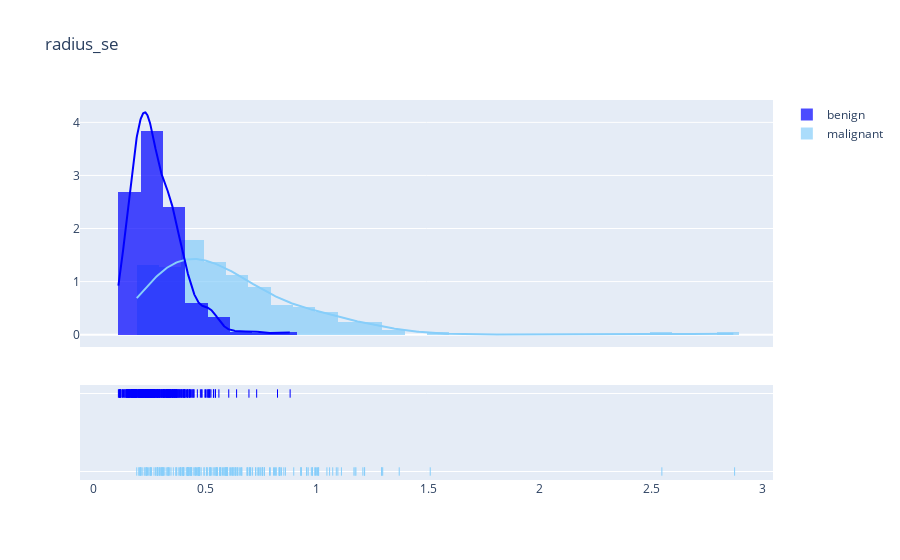
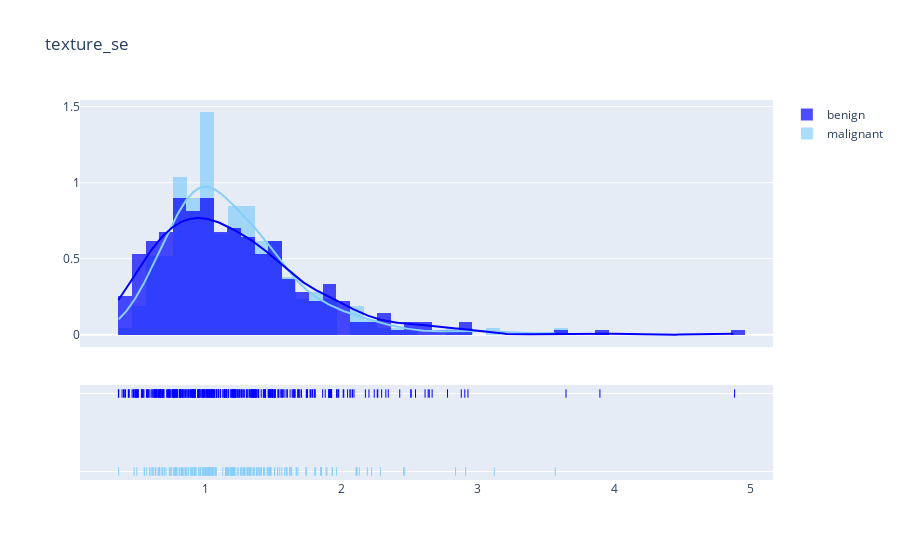

Notebook code cell kept with these figures, in order:
### Code cell
# Standard deviation distribution

plot_distribution('radius_se', .1)
plot_distribution('texture_se', .1)
plot_distribution('perimeter_se', .5)
plot_distribution('area_se', 5)
#plot_distribution('smoothness_se', .5)
#plot_distribution('compactness_se', .5)
#plot_distribution('concavity_se', .5)
#plot_distribution('concave points_se', .5)
#plot_distribution('symmetry_se', .5)
#plot_distribution('fractal_dimension_se', .5)

### Figure 1 — Plotly figure (JSON) as saved in the notebook; plotly's stock layout.template omitted (floating-point values rounded to 4 significant figures; data arrays with more than 128 entries replaced by an {"elided": "..."} marker saying what was removed)
{"data": [{"autobinx": false, "histnorm": "probability density", "legendgroup": "malignant", "marker": {"color": "lightskyblue"}, "name": "malignant", "opacity": 0.7, "type": "histogram", "x": {"elided": "212 float values"}, "xaxis": "x", "xbins": {"end": 2.873, "size": 0.1, "start": 0.1938}, "yaxis": "y"}, {"autobinx": false, "histnorm": "probability density", "legendgroup": "benign", "marker": {"color": "blue"}, "name": "benign", "opacity": 0.7, "type": "histogram", "x": {"elided": "357 float values"}, "xaxis": "x", "xbins": {"end": 0.8811, "size": 0.1, "start": 0.1115}, "yaxis": "y"}, {"legendgroup": "malignant", "marker": {"color": "lightskyblue"}, "mode": "lines", "name": "malignant", "showlegend": false, "type": "scatter", "x": {"elided": "500 float values"}, "xaxis": "x", "y": {"elided": "500 float values"}, "yaxis": "y"}, {"legendgroup": "benign", "marker": {"color": "blue"}, "mode": "lines", "name": "benign", "showlegend": false, "type": "scatter", "x": {"elided": "500 float values"}, "xaxis": "x", "y": {"elided": "500 float values"}, "yaxis": "y"}, {"legendgroup": "malignant", "marker": {"color": "lightskyblue", "symbol": "line-ns-open"}, "mode": "markers", "name": "malignant", "showlegend": false, "type": "scatter", "x": {"elided": "212 float values"}, "xaxis": "x", "y": {"elided": "212 str values"}, "yaxis": "y2"}, {"legendgroup": "benign", "marker": {"color": "blue", "symbol": "line-ns-open"}, "mode": "markers", "name": "benign", "showlegend": false, "type": "scatter", "x": {"elided": "357 float values"}, "xaxis": "x", "y": {"elided": "357 str values"}, "yaxis": "y2"}], "layout": {"barmode": "overlay", "hovermode": "closest", "legend": {"traceorder": "reversed"}, "title": {"text": "radius_se"}, "xaxis": {"anchor": "y2", "domain": [0, 1], "zeroline": false}, "yaxis": {"anchor": "free", "domain": [0.35, 1], "position": 0}, "yaxis2": {"anchor": "x", "domain": [0, 0.25], "dtick": 1, "showticklabels": false}}}

### Figure 2 — Plotly figure (JSON) as saved in the notebook; plotly's stock layout.template omitted (floating-point values rounded to 4 significant figures; data arrays with more than 128 entries replaced by an {"elided": "..."} marker saying what was removed)
{"data": [{"autobinx": false, "histnorm": "probability density", "legendgroup": "malignant", "marker": {"color": "lightskyblue"}, "name": "malignant", "opacity": 0.7, "type": "histogram", "x": {"elided": "212 float values"}, "xaxis": "x", "xbins": {"end": 3.568, "size": 0.1, "start": 0.3621}, "yaxis": "y"}, {"autobinx": false, "histnorm": "probability density", "legendgroup": "benign", "marker": {"color": "blue"}, "name": "benign", "opacity": 0.7, "type": "histogram", "x": {"elided": "357 float values"}, "xaxis": "x", "xbins": {"end": 4.885, "size": 0.1, "start": 0.3602}, "yaxis": "y"}, {"legendgroup": "malignant", "marker": {"color": "lightskyblue"}, "mode": "lines", "name": "malignant", "showlegend": false, "type": "scatter", "x": {"elided": "500 float values"}, "xaxis": "x", "y": {"elided": "500 float values"}, "yaxis": "y"}, {"legendgroup": "benign", "marker": {"color": "blue"}, "mode": "lines", "name": "benign", "showlegend": false, "type": "scatter", "x": {"elided": "500 float values"}, "xaxis": "x", "y": {"elided": "500 float values"}, "yaxis": "y"}, {"legendgroup": "malignant", "marker": {"color": "lightskyblue", "symbol": "line-ns-open"}, "mode": "markers", "name": "malignant", "showlegend": false, "type": "scatter", "x": {"elided": "212 float values"}, "xaxis": "x", "y": {"elided": "212 str values"}, "yaxis": "y2"}, {"legendgroup": "benign", "marker": {"color": "blue", "symbol": "line-ns-open"}, "mode": "markers", "name": "benign", "showlegend": false, "type": "scatter", "x": {"elided": "357 float values"}, "xaxis": "x", "y": {"elided": "357 str values"}, "yaxis": "y2"}], "layout": {"barmode": "overlay", "hovermode": "closest", "legend": {"traceorder": "reversed"}, "title": {"text": "texture_se"}, "xaxis": {"anchor": "y2", "domain": [0, 1], "zeroline": false}, "yaxis": {"anchor": "free", "domain": [0.35, 1], "position": 0}, "yaxis2": {"anchor": "x", "domain": [0, 0.25], "dtick": 1, "showticklabels": false}}}
